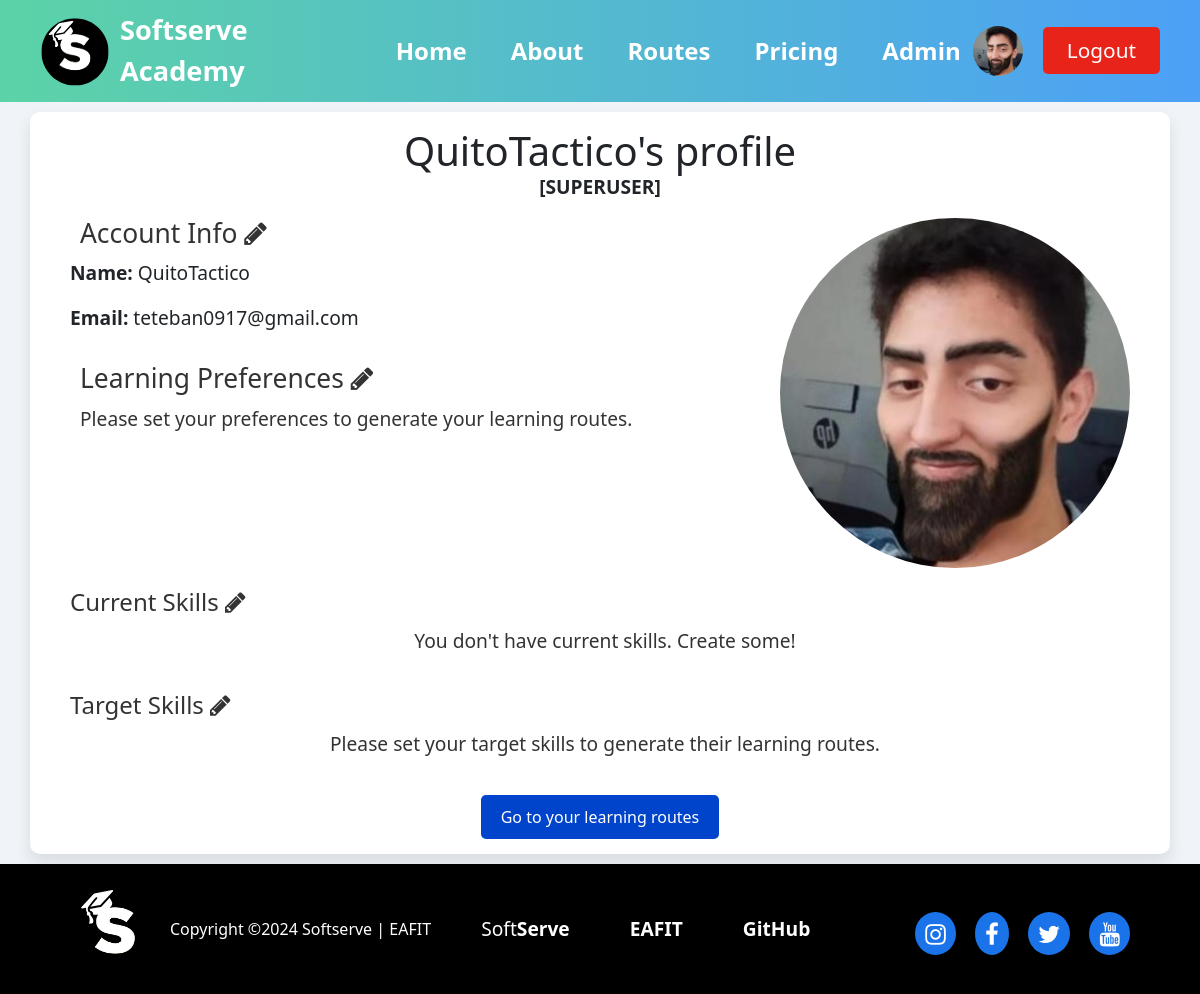
The app's page /user/ (signed in), older data.
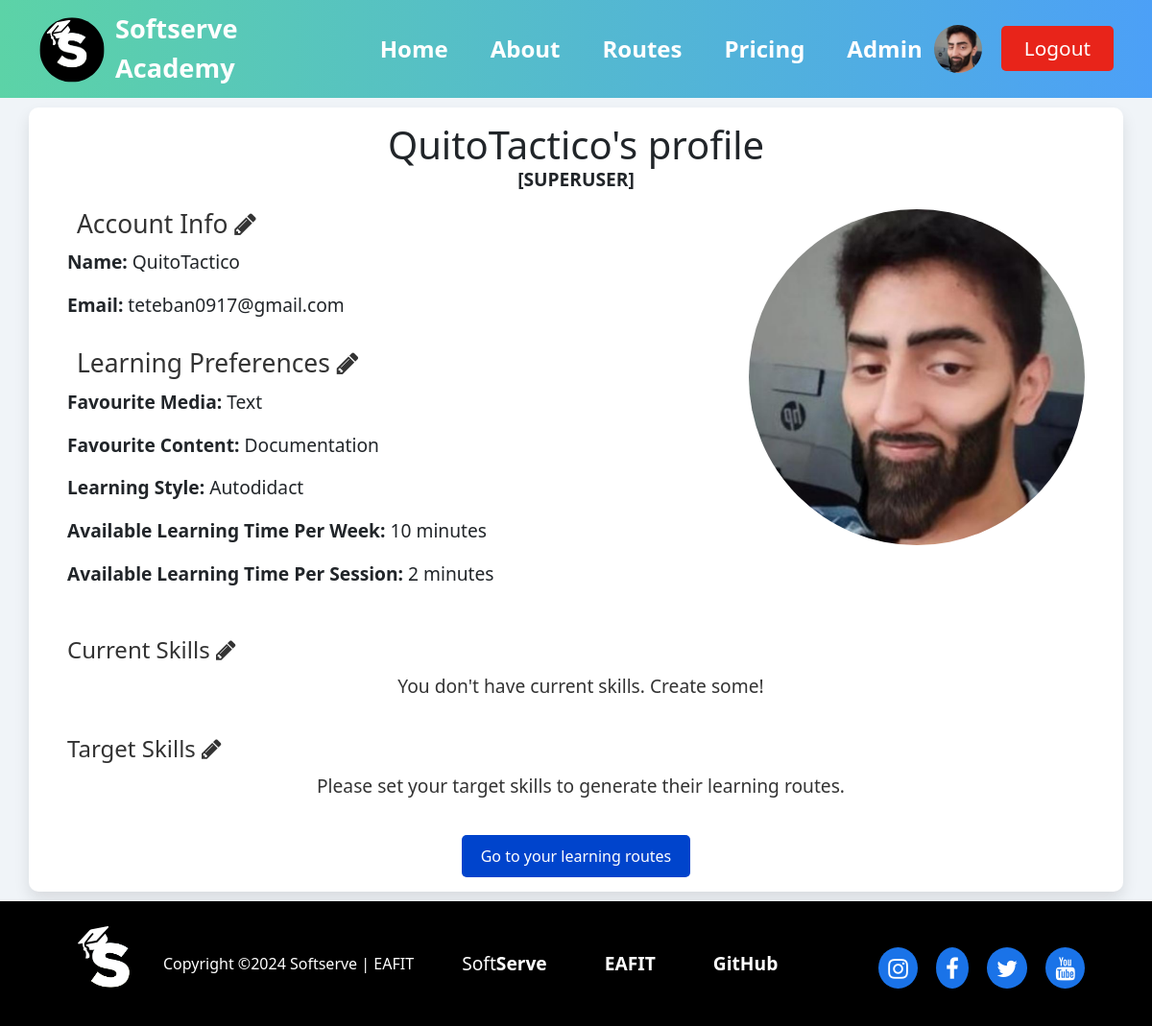
The same page, newer data.
### user/models.py (models this page shows, shortened)
class User(AbstractBaseUser, PermissionsMixin):
    id = models.AutoField(primary_key=True)
    name = models.CharField(max_length=100)
    password = models.CharField(max_length=100)
    email = models.EmailField(unique=True)
    image = models.ImageField(upload_to='user/images/', blank=True)
    preference = models.ForeignKey(Preference, on_delete=models.SET_NULL, blank=True, null=True)
    current_skills = models.ManyToManyField(SkillLevel, related_name='users_current', blank=True)
    target_skills = models.ManyToManyField(SkillLevel, related_name='users_target', blank=True)
    learning_routes = models.ManyToManyField(LearningRoute, related_name='users_route', blank=True)
    is_active = models.BooleanField(default=True)
    is_staff = models.BooleanField(default=False)
    is_superuser = models.BooleanField(default=False)
    objects = UserManager()
    USERNAME_FIELD = 'email'
    REQUIRED_FIELDS = ['name']

### preference/models.py (models this page shows)
class Preference(models.Model):
    id = models.AutoField(primary_key=True)
    media_type = models.CharField(max_length=100, choices=MEDIA_TYPE_CHOICES)
    content_type = models.CharField(max_length=100, choices=CONTENT_TYPE_CHOICES)
    learning_type = models.CharField(max_length=100, choices=LEARNING_TYPE_CHOICES)
    time_per_week = models.IntegerField(validators=[MinValueValidator(1)])
    time_per_session = models.IntegerField(validators=[MinValueValidator(1)])

### user/views.py (the view)
# urls.py: 2. Add a URL to urlpatterns:  path('', views.home, name='home')
@login_required
def home(request):
    user_id = request.session.get('user_id')
    if user_id:
        user = get_object_or_404(User, id=user_id)
        return render(request, 'user.html', {'user': user}) # Happy path
    else:
        return redirect('not_logged_in') # Not necessary now, because of the login_required decorator

### user/templates/user.html (shortened to what this page needs)
{% extends "base.html" %}
{% load static %}
{% block extra_css %}
<link rel="stylesheet" href="{% static 'css/user.css' %}">
{% endblock %}
{% block content %}
<div class="header">
    <h1>{{ user.name }}'s profile
        {% if user.is_superuser %}
        <p><strong>[SUPERUSER]</strong></p>
        {% endif %}
    </h1>
</div>
<div class="main-content">
    <div class="info">
        <div class="account-info">
            <h2><a href="#">Account Info <i class="fa fa-pencil"></i></a></h2>
            <p><strong>Name:</strong> {{ user.name }}</p>
            <p><strong>Email:</strong> {{ user.email }}</p>
        </div>
        <div class="learning-preferences">
            <h2><a href="{% url "preference_create" %}">Learning Preferences <i class="fa fa-pencil"></i></a></h2>
            {% if user.preference %}
            <p><strong>Favourite Media: </strong>{{ user.preference.media_type }}</p>
            <p><strong>Favourite Content: </strong>{{ user.preference.content_type }}</p>
            <p><strong>Learning Style: </strong>{{ user.preference.learning_type }}</p>
            <p><strong>Available Learning Time Per Week: </strong>{{ user.preference.time_per_week }} minutes</p>
            <p><strong>Available Learning Time Per Session: </strong>{{ user.preference.time_per_session }} minutes</p>
            {% else %}
            <p><a href="{% url "preference_create" %}">Please set your preferences to generate your learning
                    routes.</a></p>
            {% endif %}
        </div>
    </div>
    {% if user.image %}
    <img class="profile-pic" src="{{ user.image.url }}" alt="Profile Picture">
    {% else %}
    <img class="profile-pic" src="{% static 'images/default-user.png' %}" alt="Profile Picture">
    {% endif %}
</div>
<div class="skills">
    <h2><a href="{% url "update_current_skills" %}">Current Skills <i class="fa fa-pencil"></i></a></h2>
    <div class="skill-set">
        {% if user.current_skills.all %}
        {% for skill_level in user.current_skills.all %}
        <div class="skill"><img src="{{ skill_level.skill.image.url }}"> <span><b>{{ skill_level.skill.name }}</b></span>
            <span>Level {{ skill_level.level }}</span>
        </div>
        {% endfor %}
        {% else %}
        <p><a href="{% url "update_current_skills" %}">You don't have current skills. Create some!</a></p>
        {% endif %}
    </div>
</div>
<div class="skills">
    <h2><a href="{% url "update_target_skills" %}">Target Skills <i class="fa fa-pencil"></i></a></h2>
    <div class="skill-set">
        {% if user.target_skills.all %}
        {% for skill_level in user.target_skills.all %}
        <div class="skill"><img src="{{ skill_level.skill.image.url }}"> <span><b>{{ skill_level.skill.name }}</b></span>
            <span>Level {{ skill_level.level }}</span>
        </div>
        {% endfor %}
        {% else %}
        <p><a href="{% url "update_target_skills" %}">Please set your target skills to generate their learning routes.</a></p>
        {% endif %}
    </div>
</div>
<div class="learning-route">
    <a href="{% url "learning_route" %}">
        <button>Go to your learning routes</button>
    </a>
</div>
{% endblock %}

### SoftServeAcademy/templates/base.html (shortened to what this page needs)
<!DOCTYPE html>
<html lang="en">
{% load static %}
<head>
    <link rel="stylesheet" href="https://stackpath.bootstrapcdn.com/bootstrap/4.5.2/css/bootstrap.min.css">
    <link rel="stylesheet" href="https://cdnjs.cloudflare.com/ajax/libs/font-awesome/4.7.0/css/font-awesome.min.css">
    <link rel="stylesheet" href="{% static 'css/header.css' %}">
    <link rel="stylesheet" href="{% static 'css/footer.css' %}">
    <link rel="stylesheet" href="{% static 'css/base.css' %}">
    {% block extra_css %}{% endblock %}
</head>
<body>
    <div class="wrapper">
        <header>
            <div class="logo">
                <a href="{% url 'home' %}"><img src="{% static 'images/2.svg' %}" alt="Logo"></a>
                <a href="{% url 'home' %}"><span>Softserve Academy</span></a>
            </div>
            <nav>
                <ul id="nav-links">
                    <li><a href="{% url 'home' %}">Home</a></li>
                    <li><a href="{% url 'about' %}">About</a></li>
                    {% if user.is_authenticated %}
                    <li class="dropdown">
                        <a href="{% url 'learning_route' %}">Routes</a>
                    </li>
                    {% endif %}
                    <li><a href="{% url 'pricing' %}">Pricing</a></li>
                    {% if user.is_superuser %}
                    <li class="dropdown">
                        <a href="{% url 'admin:index' %}">Admin</a>
                    </li>
                    {% endif %}
                </ul>
            </nav>
            <div class="auth-buttons">
                {% if user.is_authenticated %}
                <a href="{% url 'user' %}">
                    {% if user.image %}
                    <img src="{{ user.image.url }}" alt="User Photo" class="user-image">
                    {% else %}
                    <img src="{% static 'images/default-user.png' %}" alt="Default User Photo" class="user-image">
                    {% endif %}
                </a>
                <a href="{% url 'logout' %}" class="get-logout-btn">Logout</a>
                {% else %}
                <a href="{% url 'login' %}" class="login-btn">Login</a>
                <a href="{% url 'register' %}" class="get-started-btn">Get Started</a>
                {% endif %}
            </div>
        </header>
        <div class="container">
            {% block content %}
            {% endblock %}
        </div>
        <footer>
            <div class="footer-container">
                <div class="footer-left">
                    <img src="{% static 'images/2.svg' %}" alt="Logo">
                    <p>Copyright ©2024 Softserve | EAFIT</p>
                </div>
                <div class="footer-right">
                    <ul>
                        <li><a href="https://career.softserveinc.com/es/about/colombia">Soft<b>Serve</b></a></li>
                        <li><a href="https://www.eafit.edu.co/"><b>EAFIT</b></a></li>
                        <li><a href="https://github.com/QuitoTactico/SoftServe-Academy"><b>GitHub</b></a></li>
                    </ul>
                    <div class="social-media">
                        <a href="https://www.instagram.com/softserve_people/"><i class="fa fa-instagram"></i></a>
                        <a href="https://www.facebook.com/SoftServeColombia/"><i class="fa fa-facebook"></i></a>
                        <a href="https://x.com/SoftServeInc"><i class="fa fa-twitter"></i></a>
                        <a href="https://www.youtube.com/@SoftServeInc"><i class="fa fa-youtube"></i></a>
                    </div>
                </div>
            </div>
        </footer>
    </div>
</body>
</html>

### static/css/header.css (style rules this page uses)
* { margin: 0; padding: 0; }
dl, ol, ul { margin-top: 0; margin-bottom: 0rem; }
body { font-family: 'Segoe UI', Tahoma, Geneva, Verdana, sans-serif; background-color: #f0f4f8; }
.wrapper header .auth-buttons a .user-image { width: 50px; height: 50px; border-radius: 50%; margin-right: 10px; }
header { display: flex; justify-content: space-between; align-items: center; padding: 10px 20px; background: linear-gradient(to right, #5cd3a7, #4ca0f7); position: relative; z-index: 2; }
.logo { display: flex; align-items: center; }
.logo img { width: fit-content; height: 70px; margin-right: 10px; margin-left: 20px; }
.logo a span { font-size: 1.7rem; font-weight: bold; color: #fff; cursor: pointer; text-decoration: none; }
nav ul { list-style: none; display: flex; align-items: center; }
nav ul li { margin-left: 20px; position: relative; }
nav ul li a { text-decoration: none; color: #fff; font-weight: bold; font-size: 1.5rem; padding: 2px 12px; }
.auth-buttons { display: flex; align-items: center; margin-right: 20px; }
.auth-buttons .get-logout-btn { text-decoration: none; background-color: #e8241a; color: #fff; padding: 8px 24px; border-radius: 5px; margin-left: 10px; font-size: 1.3rem; }

### static/css/footer.css (style rules this page uses)
html, body { height: 100%; margin: 0; display: flex; flex-direction: column; }
.wrapper { display: flex; flex-direction: column; justify-content: space-between; flex: 1; }
footer { background-color: #000; color: #fff; padding: 20px 0; width: 100%; }
.footer-container { display: flex; justify-content: space-between; align-items: center; flex-wrap: wrap; margin-inline: 50px; padding: 0 20px; }
.footer-left { display: flex; align-items: center; }
.footer-left img { height: 90px; margin-right: 10px; }
.footer-left p { margin: 0; font-size: 1rem; }
.footer-right { display: flex; align-items: center; justify-content: flex-end; }
.footer-right ul { list-style: none; display: flex; padding: 0; margin-right: 60px; }
.footer-right ul li { margin: 0 30px; }
.footer-right ul li a { color: #fff; text-decoration: none; font-size: 1.2rem; }
.footer-right .social-media { margin-top: 10px; }
.footer-right .social-media a { color: #fff; font-size: 1.5rem; margin-left: 15px; text-decoration: none; background-color: #1a73e8; padding: 5px 10px; border-radius: 100%; }

### static/css/base.css (style rules this page uses)
* { margin: 0; padding: 0; box-sizing: content-box; }
dl, ol, ul { margin-top: 0; margin-bottom: 0rem; }
body { font-family: Arial, sans-serif; background-color: #f0f4f8; }

### static/css/user.css (style rules this page uses)
* { margin: 0; padding: 0; box-sizing: border-box; }
body { font-family: 'Segoe UI', Tahoma, Geneva, Verdana, sans-serif; background-color: #f0f4f8; }
.container { width: 100%; margin: 10px auto; background-color: white; padding: 15px 30px; border-radius: 10px; box-shadow: 0 8px 16px rgba(0, 0, 0, 0.1); }
.header { text-align: center; margin-bottom: 20px; }
.main-content { display: flex; justify-content: space-between; align-items: flex-start; padding-inline: 10px; margin-bottom: 20px; }
.profile-pic { width: 350px; height: 350px; border-radius: 50%; object-fit: cover; }
.info { flex-grow: 1; }
.account-info, .learning-preferences { margin-bottom: 30px; font-size: 1.1em; }
.account-info a { margin-left: 10px; color: #333; }
.learning-preferences h2 { font-size: 1.5em; margin-bottom: 10px; margin-right: 20px; }
.learning-preferences a { margin-left: 10px; color: #333; }
p { font-size: 1.2rem; }
.skills { margin-bottom: 20px; }
.skills h2 { font-size: 1.5em; margin-bottom: 10px; }
.skills a { margin-left: 10px; color: #333; }
h2 { font-size: 1.5em; margin-bottom: 10px; }
.skill-set { display: flex; gap: 20px; flex-wrap: wrap; justify-content: center; }
.learning-route { text-align: center; margin-top: 20px; }
button { background-color: #0044cc; color: white; padding: 10px 20px; border: none; border-radius: 5px; font-size: 1em; cursor: pointer; }

Row changes from the older to the newer data that the page shows:
changed User "QuitoTactico": preference_id empty → 2 (drawn); preference.media_type (not shown) → "Text"; preference.content_type (not shown) → "Documentation"; preference.learning_type (not shown) → "Autodidact"; preference.time_per_week (not shown) → "10"; preference.time_per_session (not shown) → "2"
Text that changed along with them:
text no longer shown: "Please set your preferences to generate your learning routes."
text now shown: "Favourite Media: Favourite Content: Learning Style: Available Learning Time Per Week: minutes Available Learning Time Per Session: minutes"
